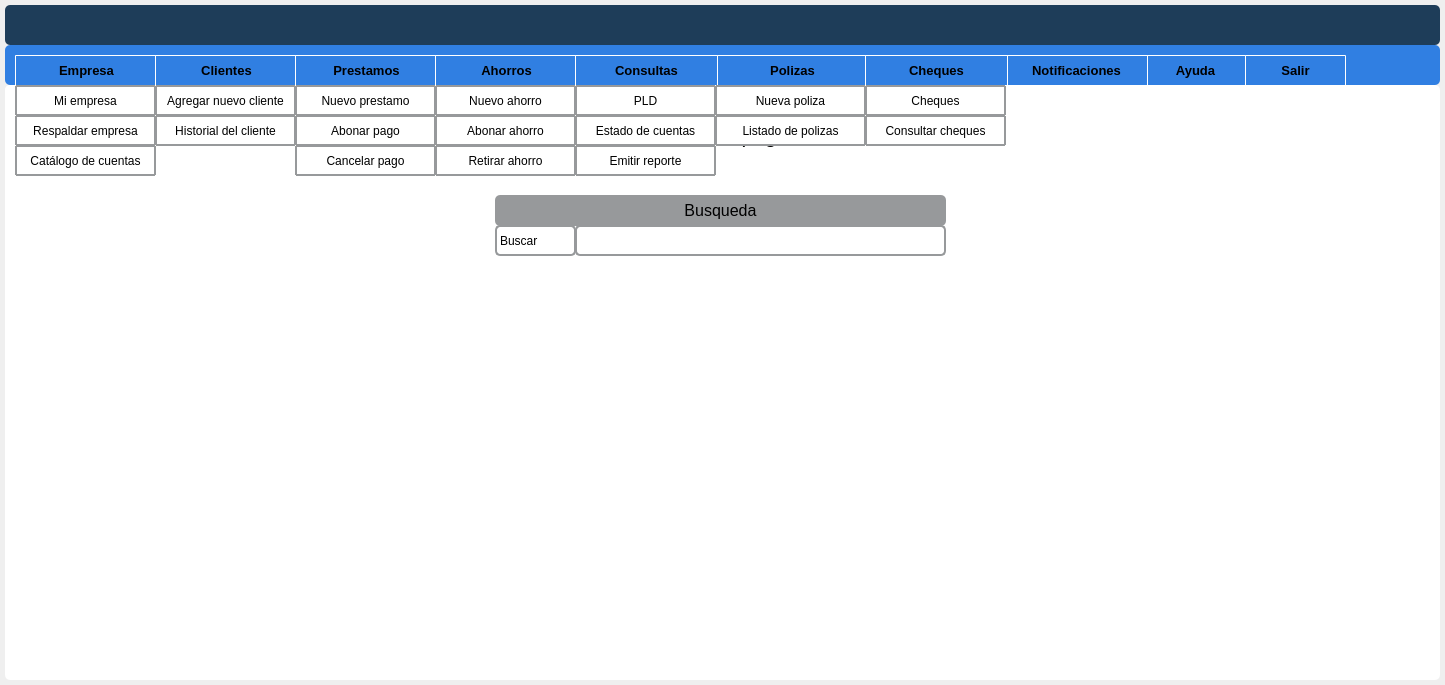
<?xml version="1.0" encoding="UTF-8"?>
<ui version="4.0">
 <class>DetailWindow</class>
 <widget class="QWidget" name="DetailWindow">
  <property name="geometry">
   <rect>
    <x>0</x>
    <y>0</y>
    <width>1445</width>
    <height>685</height>
   </rect>
  </property>
  <property name="windowTitle">
   <string>Form</string>
  </property>
  <property name="styleSheet">
   <string notr="true">QWidget#DetailWindow{border-radius: 5px}</string>
  </property>
  <layout class="QVBoxLayout" name="verticalLayout">
   <property name="spacing">
    <number>0</number>
   </property>
   <property name="leftMargin">
    <number>0</number>
   </property>
   <property name="topMargin">
    <number>0</number>
   </property>
   <property name="rightMargin">
    <number>0</number>
   </property>
   <property name="bottomMargin">
    <number>0</number>
   </property>
   <item>
    <widget class="QFrame" name="central_widget_frame">
     <property name="styleSheet">
      <string notr="true">border-radius: 5px</string>
     </property>
     <property name="frameShape">
      <enum>QFrame::StyledPanel</enum>
     </property>
     <property name="frameShadow">
      <enum>QFrame::Raised</enum>
     </property>
     <layout class="QVBoxLayout" name="shadow_layout">
      <property name="spacing">
       <number>0</number>
      </property>
      <property name="leftMargin">
       <number>5</number>
      </property>
      <property name="topMargin">
       <number>5</number>
      </property>
      <property name="rightMargin">
       <number>5</number>
      </property>
      <property name="bottomMargin">
       <number>5</number>
      </property>
      <item>
       <widget class="QFrame" name="background_frame">
        <property name="styleSheet">
         <string notr="true">QWidgget#background_frame{background-color: rgb(245, 240, 225);}</string>
        </property>
        <property name="frameShape">
         <enum>QFrame::StyledPanel</enum>
        </property>
        <property name="frameShadow">
         <enum>QFrame::Raised</enum>
        </property>
        <layout class="QVBoxLayout" name="verticalLayout_2">
         <property name="spacing">
          <number>0</number>
         </property>
         <property name="leftMargin">
          <number>0</number>
         </property>
         <property name="topMargin">
          <number>0</number>
         </property>
         <property name="rightMargin">
          <number>0</number>
         </property>
         <property name="bottomMargin">
          <number>0</number>
         </property>
         <item>
          <widget class="QFrame" name="top_bar_frame">
           <property name="minimumSize">
            <size>
             <width>0</width>
             <height>40</height>
            </size>
           </property>
           <property name="maximumSize">
            <size>
             <width>16777215</width>
             <height>40</height>
            </size>
           </property>
           <property name="styleSheet">
            <string notr="true">background-color: #1e3d59;
border-radius: 5px</string>
           </property>
           <property name="frameShape">
            <enum>QFrame::StyledPanel</enum>
           </property>
           <property name="frameShadow">
            <enum>QFrame::Raised</enum>
           </property>
           <layout class="QHBoxLayout" name="horizontalLayout_3">
            <item>
             <widget class="QLabel" name="title_label">
              <property name="minimumSize">
               <size>
                <width>1100</width>
                <height>0</height>
               </size>
              </property>
              <property name="font">
               <font>
                <pointsize>10</pointsize>
                <bold>true</bold>
               </font>
              </property>
              <property name="styleSheet">
               <string notr="true">color: white;</string>
              </property>
              <property name="text">
               <string/>
              </property>
             </widget>
            </item>
            <item>
             <widget class="QFrame" name="buttons_holder_frame">
              <property name="minimumSize">
               <size>
                <width>180</width>
                <height>30</height>
               </size>
              </property>
              <property name="maximumSize">
               <size>
                <width>113</width>
                <height>16777215</height>
               </size>
              </property>
              <property name="frameShape">
               <enum>QFrame::StyledPanel</enum>
              </property>
              <property name="frameShadow">
               <enum>QFrame::Raised</enum>
              </property>
              <widget class="QToolButton" name="minimize_button">
               <property name="geometry">
                <rect>
                 <x>80</x>
                 <y>0</y>
                 <width>22</width>
                 <height>22</height>
                </rect>
               </property>
               <property name="text">
                <string/>
               </property>
               <property name="icon">
                <iconset>
                 <normaloff>../iconos/icons/maximize-window.png</normaloff>../iconos/icons/maximize-window.png</iconset>
               </property>
               <property name="iconSize">
                <size>
                 <width>25</width>
                 <height>25</height>
                </size>
               </property>
              </widget>
              <widget class="QToolButton" name="restore_button">
               <property name="geometry">
                <rect>
                 <x>110</x>
                 <y>0</y>
                 <width>22</width>
                 <height>22</height>
                </rect>
               </property>
               <property name="text">
                <string/>
               </property>
               <property name="icon">
                <iconset>
                 <normaloff>../iconos/icons/restore-window.png</normaloff>../iconos/icons/restore-window.png</iconset>
               </property>
               <property name="iconSize">
                <size>
                 <width>25</width>
                 <height>25</height>
                </size>
               </property>
              </widget>
              <widget class="QToolButton" name="maximize_button">
               <property name="geometry">
                <rect>
                 <x>110</x>
                 <y>0</y>
                 <width>22</width>
                 <height>22</height>
                </rect>
               </property>
               <property name="text">
                <string/>
               </property>
               <property name="icon">
                <iconset>
                 <normaloff>../iconos/icons/minimize-window.png</normaloff>../iconos/icons/minimize-window.png</iconset>
               </property>
               <property name="iconSize">
                <size>
                 <width>25</width>
                 <height>25</height>
                </size>
               </property>
              </widget>
              <widget class="QToolButton" name="close_button">
               <property name="geometry">
                <rect>
                 <x>140</x>
                 <y>0</y>
                 <width>22</width>
                 <height>22</height>
                </rect>
               </property>
               <property name="text">
                <string/>
               </property>
               <property name="icon">
                <iconset>
                 <normaloff>../iconos/icons/close-window.png</normaloff>../iconos/icons/close-window.png</iconset>
               </property>
               <property name="iconSize">
                <size>
                 <width>25</width>
                 <height>25</height>
                </size>
               </property>
              </widget>
             </widget>
            </item>
           </layout>
          </widget>
         </item>
         <item>
          <widget class="QFrame" name="content_frame">
           <property name="frameShape">
            <enum>QFrame::StyledPanel</enum>
           </property>
           <property name="frameShadow">
            <enum>QFrame::Raised</enum>
           </property>
           <layout class="QVBoxLayout" name="verticalLayout_3">
            <property name="spacing">
             <number>0</number>
            </property>
            <property name="leftMargin">
             <number>0</number>
            </property>
            <property name="topMargin">
             <number>0</number>
            </property>
            <property name="rightMargin">
             <number>0</number>
            </property>
            <property name="bottomMargin">
             <number>0</number>
            </property>
            <item>
             <widget class="QFrame" name="barra_principal_frame">
              <property name="enabled">
               <bool>true</bool>
              </property>
              <property name="minimumSize">
               <size>
                <width>0</width>
                <height>20</height>
               </size>
              </property>
              <property name="maximumSize">
               <size>
                <width>16777215</width>
                <height>40</height>
               </size>
              </property>
              <property name="styleSheet">
               <string notr="true">QWidget#barra_principal_frame{background-color: rgb(48, 127, 226);
border-radius: 5px}</string>
              </property>
              <property name="frameShape">
               <enum>QFrame::StyledPanel</enum>
              </property>
              <property name="frameShadow">
               <enum>QFrame::Raised</enum>
              </property>
              <widget class="QPushButton" name="Empresa">
               <property name="geometry">
                <rect>
                 <x>10</x>
                 <y>10</y>
                 <width>143</width>
                 <height>31</height>
                </rect>
               </property>
               <property name="font">
                <font>
                 <pointsize>10</pointsize>
                 <bold>true</bold>
                </font>
               </property>
               <property name="styleSheet">
                <string notr="true">border-style: solid;
background-color: rgb(48, 127, 226);
border-width: 1px;
border-color: rgb(255, 255, 255);
border-radius: 1px;</string>
               </property>
               <property name="text">
                <string>Empresa</string>
               </property>
               <property name="icon">
                <iconset>
                 <normaloff>../assets/Iconos/house.png</normaloff>../assets/Iconos/house.png</iconset>
               </property>
               <property name="iconSize">
                <size>
                 <width>40</width>
                 <height>40</height>
                </size>
               </property>
              </widget>
              <widget class="QPushButton" name="Clientes">
               <property name="geometry">
                <rect>
                 <x>150</x>
                 <y>10</y>
                 <width>143</width>
                 <height>31</height>
                </rect>
               </property>
               <property name="font">
                <font>
                 <pointsize>10</pointsize>
                 <bold>true</bold>
                </font>
               </property>
               <property name="styleSheet">
                <string notr="true">border-style: solid;
background-color: rgb(48, 127, 226);
border-width: 1px;
border-color: rgb(255, 255, 255);
border-radius: 1px;</string>
               </property>
               <property name="text">
                <string>Clientes</string>
               </property>
               <property name="icon">
                <iconset>
                 <normaloff>../assets/Iconos/60eb68bb3242ef4ac327a3fe28d25719.png</normaloff>../assets/Iconos/60eb68bb3242ef4ac327a3fe28d25719.png</iconset>
               </property>
               <property name="iconSize">
                <size>
                 <width>30</width>
                 <height>30</height>
                </size>
               </property>
              </widget>
              <widget class="QPushButton" name="Prestamos">
               <property name="geometry">
                <rect>
                 <x>290</x>
                 <y>10</y>
                 <width>143</width>
                 <height>31</height>
                </rect>
               </property>
               <property name="font">
                <font>
                 <pointsize>10</pointsize>
                 <bold>true</bold>
                </font>
               </property>
               <property name="styleSheet">
                <string notr="true">border-style: solid;
background-color: rgb(48, 127, 226);
border-width: 1px;
border-color: rgb(255, 255, 255);
border-radius: 1px;</string>
               </property>
               <property name="text">
                <string>Prestamos</string>
               </property>
               <property name="icon">
                <iconset>
                 <normaloff>../assets/Iconos/prestamos.png</normaloff>../assets/Iconos/prestamos.png</iconset>
               </property>
               <property name="iconSize">
                <size>
                 <width>35</width>
                 <height>35</height>
                </size>
               </property>
              </widget>
              <widget class="QPushButton" name="Ahorros">
               <property name="geometry">
                <rect>
                 <x>430</x>
                 <y>10</y>
                 <width>143</width>
                 <height>31</height>
                </rect>
               </property>
               <property name="font">
                <font>
                 <pointsize>10</pointsize>
                 <bold>true</bold>
                </font>
               </property>
               <property name="styleSheet">
                <string notr="true">border-style: solid;
background-color: rgb(48, 127, 226);
border-width: 1px;
border-color: rgb(255, 255, 255);
border-radius: 1px;</string>
               </property>
               <property name="text">
                <string>Ahorros</string>
               </property>
               <property name="icon">
                <iconset>
                 <normaloff>../assets/Iconos/497f1ee33d47f13536a037095be32bde-icono-de-circulo-de-banco-de-cerdo.png</normaloff>../assets/Iconos/497f1ee33d47f13536a037095be32bde-icono-de-circulo-de-banco-de-cerdo.png</iconset>
               </property>
               <property name="iconSize">
                <size>
                 <width>35</width>
                 <height>30</height>
                </size>
               </property>
              </widget>
              <widget class="QPushButton" name="Consultas">
               <property name="geometry">
                <rect>
                 <x>570</x>
                 <y>10</y>
                 <width>143</width>
                 <height>31</height>
                </rect>
               </property>
               <property name="font">
                <font>
                 <pointsize>10</pointsize>
                 <bold>true</bold>
                </font>
               </property>
               <property name="styleSheet">
                <string notr="true">border-style: solid;
background-color: rgb(48, 127, 226);
border-width: 1px;
border-color: rgb(255, 255, 255);
border-radius: 1px;</string>
               </property>
               <property name="text">
                <string>Consultas</string>
               </property>
               <property name="icon">
                <iconset>
                 <normaloff>../assets/Iconos/consultas.png</normaloff>../assets/Iconos/consultas.png</iconset>
               </property>
               <property name="iconSize">
                <size>
                 <width>40</width>
                 <height>40</height>
                </size>
               </property>
              </widget>
              <widget class="QPushButton" name="Ayuda">
               <property name="geometry">
                <rect>
                 <x>1140</x>
                 <y>10</y>
                 <width>101</width>
                 <height>31</height>
                </rect>
               </property>
               <property name="font">
                <font>
                 <pointsize>10</pointsize>
                 <bold>true</bold>
                </font>
               </property>
               <property name="styleSheet">
                <string notr="true">border-style: solid;
background-color: rgb(48, 127, 226);
border-width: 1px;
border-color: rgb(255, 255, 255);
border-radius: 1px;</string>
               </property>
               <property name="text">
                <string>Ayuda</string>
               </property>
               <property name="icon">
                <iconset>
                 <normaloff>../assets/Iconos/ayuda.png</normaloff>../assets/Iconos/ayuda.png</iconset>
               </property>
               <property name="iconSize">
                <size>
                 <width>40</width>
                 <height>40</height>
                </size>
               </property>
              </widget>
              <widget class="QPushButton" name="Salir">
               <property name="geometry">
                <rect>
                 <x>1240</x>
                 <y>10</y>
                 <width>101</width>
                 <height>31</height>
                </rect>
               </property>
               <property name="font">
                <font>
                 <pointsize>10</pointsize>
                 <bold>true</bold>
                </font>
               </property>
               <property name="styleSheet">
                <string notr="true">border-style: solid;
background-color: rgb(48, 127, 226);
border-width: 1px;
border-color: rgb(255, 255, 255);
border-radius: 1px;</string>
               </property>
               <property name="text">
                <string>Salir</string>
               </property>
               <property name="icon">
                <iconset>
                 <normaloff>../assets/Iconos/exit.png</normaloff>../assets/Iconos/exit.png</iconset>
               </property>
               <property name="iconSize">
                <size>
                 <width>30</width>
                 <height>30</height>
                </size>
               </property>
              </widget>
              <widget class="QPushButton" name="Notificaciones">
               <property name="geometry">
                <rect>
                 <x>1000</x>
                 <y>10</y>
                 <width>143</width>
                 <height>31</height>
                </rect>
               </property>
               <property name="font">
                <font>
                 <pointsize>10</pointsize>
                 <bold>true</bold>
                </font>
               </property>
               <property name="styleSheet">
                <string notr="true">border-style: solid;
background-color: rgb(48, 127, 226);
border-width: 1px;
border-color: rgb(255, 255, 255);
border-radius: 1px;</string>
               </property>
               <property name="text">
                <string>Notificaciones</string>
               </property>
               <property name="icon">
                <iconset>
                 <normaloff>../assets/Iconos/Imagen2.png</normaloff>../assets/Iconos/Imagen2.png</iconset>
               </property>
               <property name="iconSize">
                <size>
                 <width>25</width>
                 <height>25</height>
                </size>
               </property>
              </widget>
              <widget class="QPushButton" name="PolizaS">
               <property name="geometry">
                <rect>
                 <x>712</x>
                 <y>10</y>
                 <width>151</width>
                 <height>31</height>
                </rect>
               </property>
               <property name="font">
                <font>
                 <pointsize>10</pointsize>
                 <bold>true</bold>
                </font>
               </property>
               <property name="styleSheet">
                <string notr="true">border-style: solid;
background-color: rgb(48, 127, 226);
border-width: 1px;
border-color: rgb(255, 255, 255);
border-radius: 1px;</string>
               </property>
               <property name="text">
                <string>Polizas</string>
               </property>
               <property name="icon">
                <iconset>
                 <normaloff>../assets/Iconos/polizas.png</normaloff>../assets/Iconos/polizas.png</iconset>
               </property>
               <property name="iconSize">
                <size>
                 <width>25</width>
                 <height>25</height>
                </size>
               </property>
              </widget>
              <widget class="QPushButton" name="ChequeS">
               <property name="geometry">
                <rect>
                 <x>860</x>
                 <y>10</y>
                 <width>143</width>
                 <height>31</height>
                </rect>
               </property>
               <property name="font">
                <font>
                 <pointsize>10</pointsize>
                 <bold>true</bold>
                </font>
               </property>
               <property name="styleSheet">
                <string notr="true">border-style: solid;
background-color: rgb(48, 127, 226);
border-width: 1px;
border-color: rgb(255, 255, 255);
border-radius: 1px;</string>
               </property>
               <property name="text">
                <string>Cheques</string>
               </property>
               <property name="icon">
                <iconset>
                 <normaloff>../assets/Iconos/cheques.png</normaloff>../assets/Iconos/cheques.png</iconset>
               </property>
               <property name="iconSize">
                <size>
                 <width>40</width>
                 <height>40</height>
                </size>
               </property>
              </widget>
             </widget>
            </item>
            <item>
             <widget class="QFrame" name="contenido">
              <property name="styleSheet">
               <string notr="true">background-color: rgb(255, 255, 255);</string>
              </property>
              <property name="frameShape">
               <enum>QFrame::StyledPanel</enum>
              </property>
              <property name="frameShadow">
               <enum>QFrame::Raised</enum>
              </property>
              <widget class="QLabel" name="label_18">
               <property name="geometry">
                <rect>
                 <x>1000</x>
                 <y>10</y>
                 <width>251</width>
                 <height>51</height>
                </rect>
               </property>
               <property name="text">
                <string/>
               </property>
              </widget>
              <widget class="QFrame" name="frame">
               <property name="geometry">
                <rect>
                 <x>0</x>
                 <y>0</y>
                 <width>1431</width>
                 <height>101</height>
                </rect>
               </property>
               <property name="frameShape">
                <enum>QFrame::StyledPanel</enum>
               </property>
               <property name="frameShadow">
                <enum>QFrame::Raised</enum>
               </property>
               <widget class="QLabel" name="label_17">
                <property name="geometry">
                 <rect>
                  <x>340</x>
                  <y>20</y>
                  <width>750</width>
                  <height>61</height>
                 </rect>
                </property>
                <property name="minimumSize">
                 <size>
                  <width>750</width>
                  <height>0</height>
                 </size>
                </property>
                <property name="maximumSize">
                 <size>
                  <width>1600</width>
                  <height>16777215</height>
                 </size>
                </property>
                <property name="font">
                 <font>
                  <pointsize>16</pointsize>
                 </font>
                </property>
                <property name="styleSheet">
                 <string notr="true"/>
                </property>
                <property name="text">
                 <string>&lt;html&gt;&lt;head/&gt;&lt;body&gt;&lt;p align=&quot;center&quot;&gt;Cancelar pago&lt;/p&gt;&lt;/body&gt;&lt;/html&gt;</string>
                </property>
               </widget>
               <widget class="QLabel" name="label_10">
                <property name="geometry">
                 <rect>
                  <x>1200</x>
                  <y>10</y>
                  <width>80</width>
                  <height>80</height>
                 </rect>
                </property>
                <property name="minimumSize">
                 <size>
                  <width>80</width>
                  <height>80</height>
                 </size>
                </property>
                <property name="text">
                 <string/>
                </property>
                <property name="pixmap">
                 <pixmap resource="../imagenes/res.qrc">:/imagen/logobueno_preview_rev_1.png</pixmap>
                </property>
               </widget>
               <widget class="QPushButton" name="Catalogo">
                <property name="geometry">
                 <rect>
                  <x>10</x>
                  <y>60</y>
                  <width>141</width>
                  <height>31</height>
                 </rect>
                </property>
                <property name="styleSheet">
                 <string notr="true">border-style: solid;
border-width: 2px;
border-color: rgb(151, 153, 155);
border-radius: 1px;
</string>
                </property>
                <property name="text">
                 <string>Catálogo de cuentas</string>
                </property>
               </widget>
               <widget class="QPushButton" name="Respaldo">
                <property name="geometry">
                 <rect>
                  <x>10</x>
                  <y>30</y>
                  <width>141</width>
                  <height>31</height>
                 </rect>
                </property>
                <property name="styleSheet">
                 <string notr="true">border-style: solid;
border-width: 2px;
border-color: rgb(151, 153, 155);
border-radius: 1px;
</string>
                </property>
                <property name="text">
                 <string>Respaldar empresa</string>
                </property>
               </widget>
               <widget class="QPushButton" name="Mi_Empresa">
                <property name="geometry">
                 <rect>
                  <x>10</x>
                  <y>0</y>
                  <width>141</width>
                  <height>31</height>
                 </rect>
                </property>
                <property name="styleSheet">
                 <string notr="true">border-style: solid;
border-width: 2px;
border-color: rgb(151, 153, 155);
border-radius: 1px;
</string>
                </property>
                <property name="text">
                 <string>Mi empresa</string>
                </property>
               </widget>
               <widget class="QPushButton" name="abonar_ahorro">
                <property name="geometry">
                 <rect>
                  <x>430</x>
                  <y>30</y>
                  <width>141</width>
                  <height>31</height>
                 </rect>
                </property>
                <property name="styleSheet">
                 <string notr="true">border-style: solid;
border-width: 2px;
border-color: rgb(151, 153, 155);
border-radius: 1px;
</string>
                </property>
                <property name="text">
                 <string>Abonar ahorro</string>
                </property>
               </widget>
               <widget class="QPushButton" name="PLD">
                <property name="geometry">
                 <rect>
                  <x>570</x>
                  <y>0</y>
                  <width>141</width>
                  <height>31</height>
                 </rect>
                </property>
                <property name="styleSheet">
                 <string notr="true">border-style: solid;
border-width: 2px;
border-color: rgb(151, 153, 155);
border-radius: 1px;
</string>
                </property>
                <property name="text">
                 <string>PLD</string>
                </property>
               </widget>
               <widget class="QPushButton" name="Ahorro">
                <property name="geometry">
                 <rect>
                  <x>430</x>
                  <y>0</y>
                  <width>141</width>
                  <height>31</height>
                 </rect>
                </property>
                <property name="styleSheet">
                 <string notr="true">border-style: solid;
border-width: 2px;
border-color: rgb(151, 153, 155);
border-radius: 1px;
</string>
                </property>
                <property name="text">
                 <string>Nuevo ahorro</string>
                </property>
               </widget>
               <widget class="QPushButton" name="abonar">
                <property name="geometry">
                 <rect>
                  <x>290</x>
                  <y>30</y>
                  <width>141</width>
                  <height>31</height>
                 </rect>
                </property>
                <property name="styleSheet">
                 <string notr="true">border-style: solid;
border-width: 2px;
border-color: rgb(151, 153, 155);
border-radius: 1px;
</string>
                </property>
                <property name="text">
                 <string>Abonar pago</string>
                </property>
               </widget>
               <widget class="QPushButton" name="Reportes">
                <property name="geometry">
                 <rect>
                  <x>570</x>
                  <y>60</y>
                  <width>141</width>
                  <height>31</height>
                 </rect>
                </property>
                <property name="styleSheet">
                 <string notr="true">border-style: solid;
border-width: 2px;
border-color: rgb(151, 153, 155);
border-radius: 1px;
</string>
                </property>
                <property name="text">
                 <string>Emitir reporte</string>
                </property>
               </widget>
               <widget class="QPushButton" name="Polizas">
                <property name="geometry">
                 <rect>
                  <x>710</x>
                  <y>0</y>
                  <width>151</width>
                  <height>31</height>
                 </rect>
                </property>
                <property name="styleSheet">
                 <string notr="true">border-style: solid;
border-width: 2px;
border-color: rgb(151, 153, 155);
border-radius: 1px;
</string>
                </property>
                <property name="text">
                 <string>Nueva poliza</string>
                </property>
               </widget>
               <widget class="QPushButton" name="Historial">
                <property name="geometry">
                 <rect>
                  <x>150</x>
                  <y>30</y>
                  <width>141</width>
                  <height>31</height>
                 </rect>
                </property>
                <property name="styleSheet">
                 <string notr="true">border-style: solid;
border-width: 2px;
border-color: rgb(151, 153, 155);
border-radius: 1px;
</string>
                </property>
                <property name="text">
                 <string>Historial del cliente</string>
                </property>
               </widget>
               <widget class="QPushButton" name="Estado">
                <property name="geometry">
                 <rect>
                  <x>570</x>
                  <y>30</y>
                  <width>141</width>
                  <height>31</height>
                 </rect>
                </property>
                <property name="styleSheet">
                 <string notr="true">border-style: solid;
border-width: 2px;
border-color: rgb(151, 153, 155);
border-radius: 1px;
</string>
                </property>
                <property name="text">
                 <string>Estado de cuentas</string>
                </property>
               </widget>
               <widget class="QPushButton" name="cancelar">
                <property name="geometry">
                 <rect>
                  <x>290</x>
                  <y>60</y>
                  <width>141</width>
                  <height>31</height>
                 </rect>
                </property>
                <property name="styleSheet">
                 <string notr="true">border-style: solid;
border-width: 2px;
border-color: rgb(151, 153, 155);
border-radius: 1px;
</string>
                </property>
                <property name="text">
                 <string>Cancelar pago</string>
                </property>
               </widget>
               <widget class="QPushButton" name="Cliente">
                <property name="geometry">
                 <rect>
                  <x>150</x>
                  <y>0</y>
                  <width>141</width>
                  <height>31</height>
                 </rect>
                </property>
                <property name="styleSheet">
                 <string notr="true">border-style: solid;
border-width: 2px;
border-color: rgb(151, 153, 155);
border-radius: 1px;
</string>
                </property>
                <property name="text">
                 <string>Agregar nuevo cliente</string>
                </property>
               </widget>
               <widget class="QPushButton" name="Retirar">
                <property name="geometry">
                 <rect>
                  <x>430</x>
                  <y>60</y>
                  <width>141</width>
                  <height>31</height>
                 </rect>
                </property>
                <property name="styleSheet">
                 <string notr="true">border-style: solid;
border-width: 2px;
border-color: rgb(151, 153, 155);
border-radius: 1px;
</string>
                </property>
                <property name="text">
                 <string>Retirar ahorro</string>
                </property>
               </widget>
               <widget class="QPushButton" name="Cheques">
                <property name="geometry">
                 <rect>
                  <x>860</x>
                  <y>0</y>
                  <width>141</width>
                  <height>31</height>
                 </rect>
                </property>
                <property name="styleSheet">
                 <string notr="true">border-style: solid;
border-width: 2px;
border-color: rgb(151, 153, 155);
border-radius: 1px;
</string>
                </property>
                <property name="text">
                 <string>Cheques</string>
                </property>
               </widget>
               <widget class="QPushButton" name="Consulta_cheque">
                <property name="geometry">
                 <rect>
                  <x>860</x>
                  <y>30</y>
                  <width>141</width>
                  <height>31</height>
                 </rect>
                </property>
                <property name="styleSheet">
                 <string notr="true">border-style: solid;
border-width: 2px;
border-color: rgb(151, 153, 155);
border-radius: 1px;
</string>
                </property>
                <property name="text">
                 <string>Consultar cheques</string>
                </property>
               </widget>
               <widget class="QPushButton" name="Listado">
                <property name="geometry">
                 <rect>
                  <x>710</x>
                  <y>30</y>
                  <width>151</width>
                  <height>31</height>
                 </rect>
                </property>
                <property name="styleSheet">
                 <string notr="true">border-style: solid;
border-width: 2px;
border-color: rgb(151, 153, 155);
border-radius: 1px;
</string>
                </property>
                <property name="text">
                 <string>Listado de polizas</string>
                </property>
               </widget>
               <widget class="QPushButton" name="prestamo">
                <property name="geometry">
                 <rect>
                  <x>290</x>
                  <y>0</y>
                  <width>141</width>
                  <height>31</height>
                 </rect>
                </property>
                <property name="styleSheet">
                 <string notr="true">border-style: solid;
border-width: 2px;
border-color: rgb(151, 153, 155);
border-radius: 1px;
</string>
                </property>
                <property name="text">
                 <string>Nuevo prestamo</string>
                </property>
               </widget>
              </widget>
              <widget class="QFrame" name="Desarrollo">
               <property name="geometry">
                <rect>
                 <x>0</x>
                 <y>100</y>
                 <width>1431</width>
                 <height>491</height>
                </rect>
               </property>
               <property name="frameShape">
                <enum>QFrame::StyledPanel</enum>
               </property>
               <property name="frameShadow">
                <enum>QFrame::Raised</enum>
               </property>
               <widget class="QTableView" name="tabla_pagos">
                <property name="geometry">
                 <rect>
                  <x>330</x>
                  <y>180</y>
                  <width>801</width>
                  <height>201</height>
                 </rect>
                </property>
               </widget>
               <widget class="QLabel" name="label_19">
                <property name="geometry">
                 <rect>
                  <x>490</x>
                  <y>10</y>
                  <width>451</width>
                  <height>31</height>
                 </rect>
                </property>
                <property name="styleSheet">
                 <string notr="true">background-color: rgb(151, 153, 155);</string>
                </property>
                <property name="text">
                 <string>&lt;html&gt;&lt;head/&gt;&lt;body&gt;&lt;p align=&quot;center&quot;&gt;&lt;span style=&quot; font-size:12pt;&quot;&gt;Busqueda&lt;/span&gt;&lt;/p&gt;&lt;/body&gt;&lt;/html&gt;</string>
                </property>
               </widget>
               <widget class="QLabel" name="label_29">
                <property name="geometry">
                 <rect>
                  <x>490</x>
                  <y>40</y>
                  <width>81</width>
                  <height>31</height>
                 </rect>
                </property>
                <property name="styleSheet">
                 <string notr="true">border-style: solid;
border-width: 2px;
border-color: rgb(151, 153, 155);</string>
                </property>
                <property name="text">
                 <string>Buscar</string>
                </property>
               </widget>
               <widget class="QLineEdit" name="nom_cliente">
                <property name="geometry">
                 <rect>
                  <x>570</x>
                  <y>40</y>
                  <width>371</width>
                  <height>31</height>
                 </rect>
                </property>
                <property name="styleSheet">
                 <string notr="true">border-style: solid;
border-width: 2px;
border-color: rgb(151, 153, 155);</string>
                </property>
               </widget>
              </widget>
             </widget>
            </item>
           </layout>
          </widget>
         </item>
        </layout>
       </widget>
      </item>
     </layout>
    </widget>
   </item>
  </layout>
 </widget>
 <resources>
  <include location="../imagenes/res.qrc"/>
 </resources>
 <connections/>
</ui>
